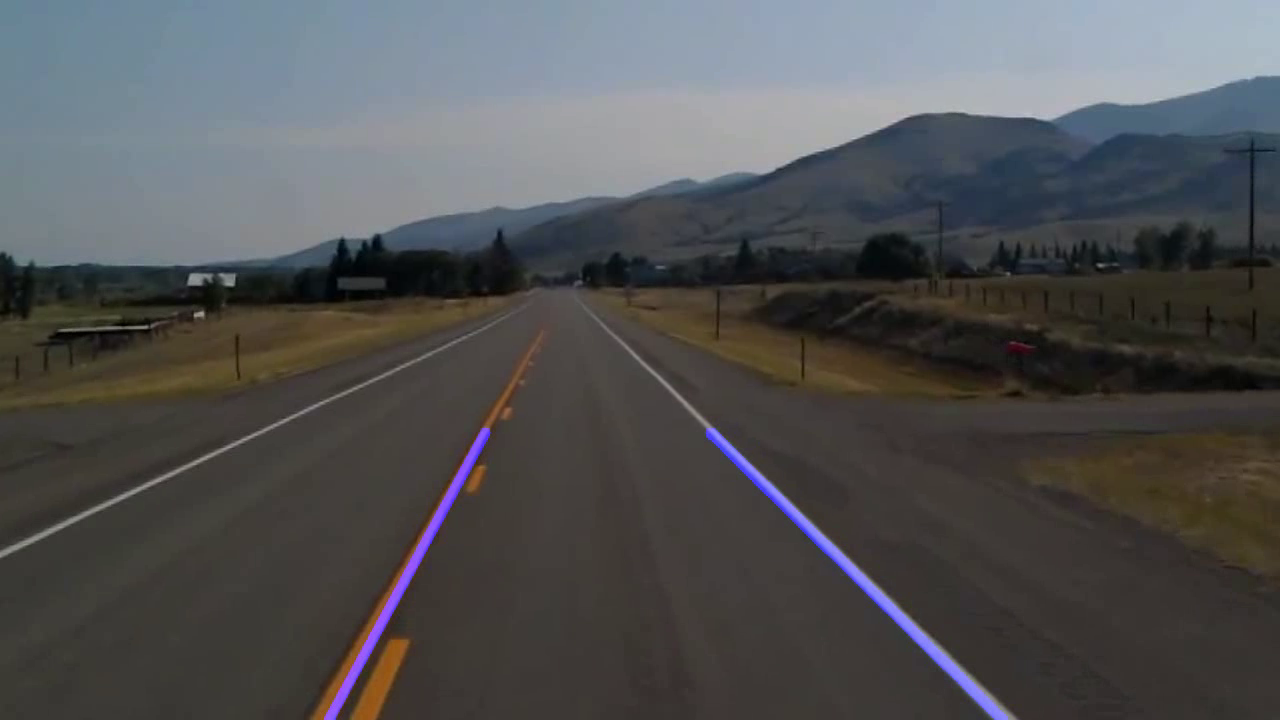
#> input picture frame 28 of output.mp4, 1280 x 720 px, given in place of input.mp4, which was not available
$ python main.py
#> lines starting #> are read from the running program, lines starting #| are printed output that depends on the picture; after the words box and inside, x2 and y2 are one past the last pixel; in counts of white or black regions, pixels touching at a corner belong together; pictures that were not available may be replaced by others from this repository, and a replacement may not be noted
import cv2
import numpy as np

def canny(img):
    gray = cv2.cvtColor(img, cv2.COLOR_RGB2GRAY)
    return cv2.Canny(gray, 50, 150)

def region_of_interest(img):
    height = img.shape[0]
    polygons = np.array([
        [(200, height), (1100, height), (550, 250), ]
    ])
    mask = np.zeros_like(img)
    cv2.fillPoly(mask, polygons, 255)
    masked_img = cv2.bitwise_and(mask, img)
    return masked_img

def display_lines(image, lines):
    line_image = np.zeros_like(image)
    for line in lines:
        x1, y1, x2, y2 = line.reshape(4)
        cv2.line(line_image, (x1, y1), (x2, y2), (255, 0, 0), 10)
    return line_image

def average_slope_intercept(img, lines):
    left_lines =[]
    right_lines = []
    for line in lines:
        x1, y1, x2, y2 = line.reshape(4)
        (slope, intercept) = np.polyfit((x1, x2), (y1, y2), 1)
        if slope>0:
            right_lines.append((slope, intercept))
        else:
            left_lines.append((slope, intercept))
    avg_left_line_params = np.average(left_lines, 0)
    avg_right_line_params = np.average(right_lines, 0)
    left_line_coord = get_coordinates(img, avg_left_line_params)
    right_line_coord = get_coordinates(img, avg_right_line_params)
    return np.array([left_line_coord, right_line_coord])

def get_coordinates(img, line_params):
    y1 = img.shape[0]
    y2 = int(y1*(3/5))
    x1 = int((y1 - line_params[1])/line_params[0])
    x2 = int((y2 - line_params[1]) / line_params[0])
    return (x1, y1), (x2, y2)

cap = cv2.VideoCapture("input.mp4")
frame_width = int(cap.get(3))
frame_height = int(cap.get(4))
size = (frame_width, frame_height)
fourcc = cv2.VideoWriter_fourcc(*'MP4V')
result = cv2.VideoWriter('output.mp4', fourcc, 10.0, size)
while cap.isOpened():
    _, frame = cap.read()
#> frame is the input picture: shape (720, 1280, 3); mean B, G, R 83.3, 81.9, 81.4
    canny_img = canny(frame)
#> in canny, `return cv2.Canny(gray, 50, 150)`:
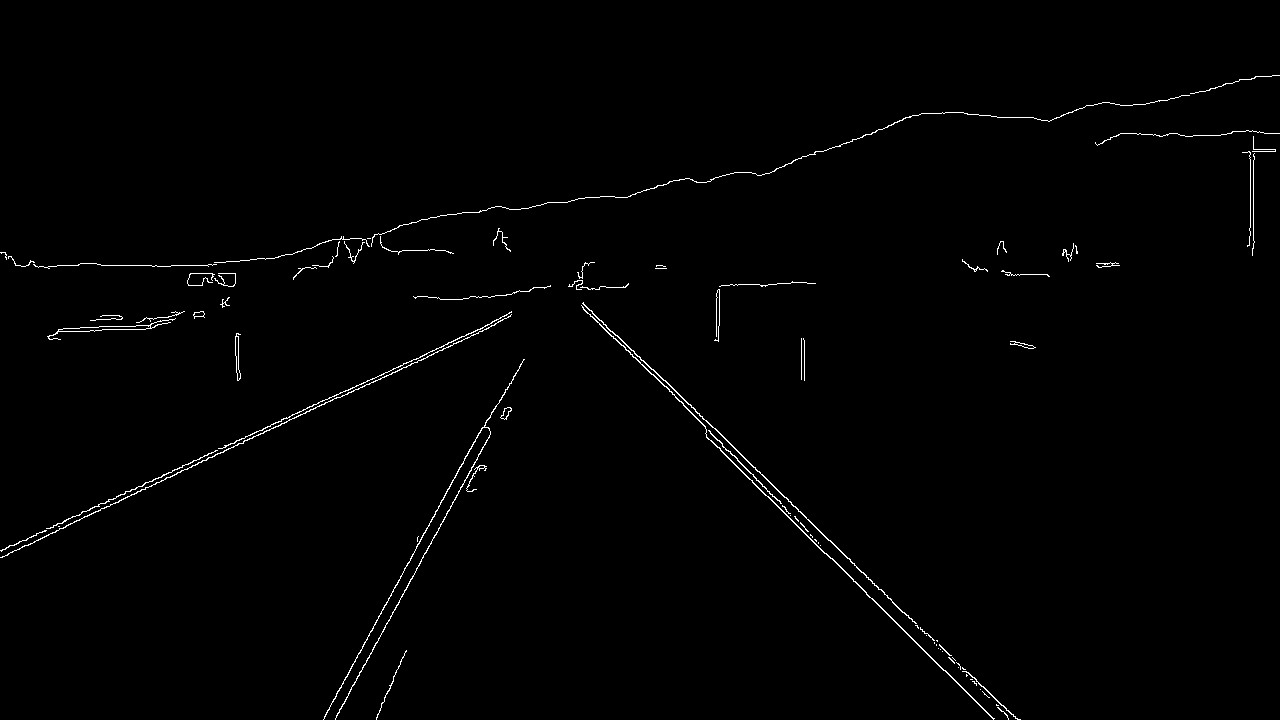
#> returned value: shape (720, 1280); 0.9% white in thin lines or dots, all inside (x1, y1, x2, y2) = (0, 75, 1280, 720)
    masked_img = region_of_interest(canny_img)
#> in region_of_interest, `masked_img = cv2.bitwise_and(mask, img)`:
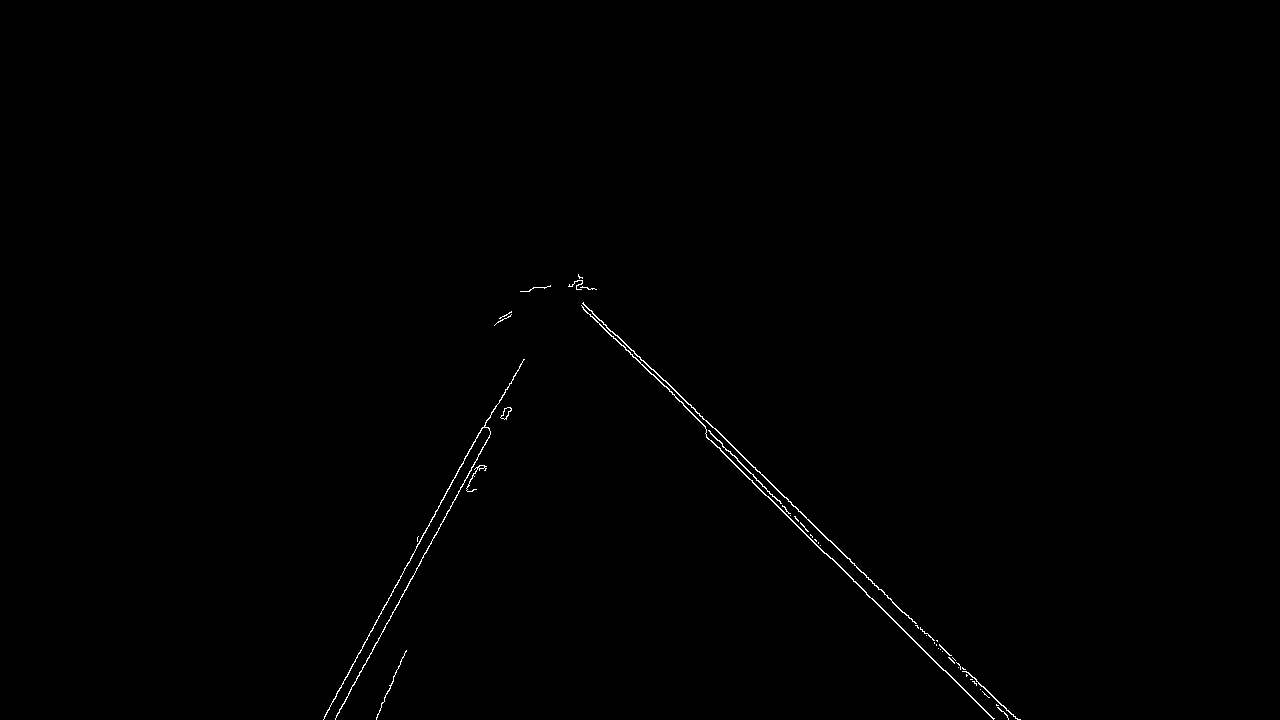
#> masked_img: shape (720, 1280); 0.35% white in thin lines or dots, all inside (x1, y1, x2, y2) = (323, 274, 1021, 720)
    lines = cv2.HoughLinesP(masked_img, 2, np.pi / 180, 100, minLineLength=40, maxLineGap=5)
#> lines = 17 rows, first 6: [729, 443, 925, 633], [826, 553, 943, 670], [323, 719, 375, 624], [348, 693, 457, 495], [623, 345, 785, 507], [780, 509, 830, 558]
    average_lines = average_slope_intercept(frame, lines)
#> the loop in average_slope_intercept, `for line in lines:` made 17 passes
#> (x1, y1, x2, y2, slope, intercept) on passes 1 to 8: (729, 443, 925, 633, 0.969, -263.7), (826, 553, 943, 670, 1, -273), (323, 719, 375, 624, -1.83, 1309.1), (348, 693, 457, 495, -1.82, 1325.1), (623, 345, 785, 507, 1, -278), (780, 509, 830, 558, 0.98, -255.4), (374, 624, 493, 409, -1.81, 1299.7), (934, 643, 976, 684, 0.976, -268.8)
#> after the loop in average_slope_intercept, `for line in lines:`: left_lines = [(-1.83, 1309.1), (-1.82, 1325.1), (-1.81, 1299.7), (-1.67, 1232.3), (-1.77, 1300.9)]; right_lines = [(0.969, -263.7), (1, -273), (1, -278), (0.98, -255.4), (0.976, -268.8), (0.948, -248.5), (1.02, -284.4), (1, -279), (0.971, -262.9), (1.02, -294.7), (0.934, -231.3), (0.97, -263.8)]
#> in average_slope_intercept, `avg_left_line_params = np.average(left_lines, 0)`: avg_left_line_params = [-1.78, 1293.4]
#> in average_slope_intercept, `avg_right_line_params = np.average(right_lines, 0)`: avg_right_line_params = [0.982, -267]
#> in get_coordinates, `x1 = int((y1 - line_params[1])/line_params[0])`: x1 = 322
#> in get_coordinates, `x2 = int((y2 - line_params[1]) / line_params[0])`: x2 = 484
#> in average_slope_intercept, `left_line_coord = get_coordinates(img, avg_left_line_params)`: left_line_coord = ((322, 720), (484, 432))
#> in average_slope_intercept, `right_line_coord = get_coordinates(img, avg_right_line_params)`: right_line_coord = ((1004, 720), (711, 432))
    line_image = display_lines(masked_img, average_lines)
#> the loop in display_lines, `for line in lines:` made 2 passes
#> (x1, y1, x2, y2) on passes 1 to 2: (322, 720, 484, 432), (1004, 720, 711, 432)
#> after the loop in display_lines, `for line in lines:`:
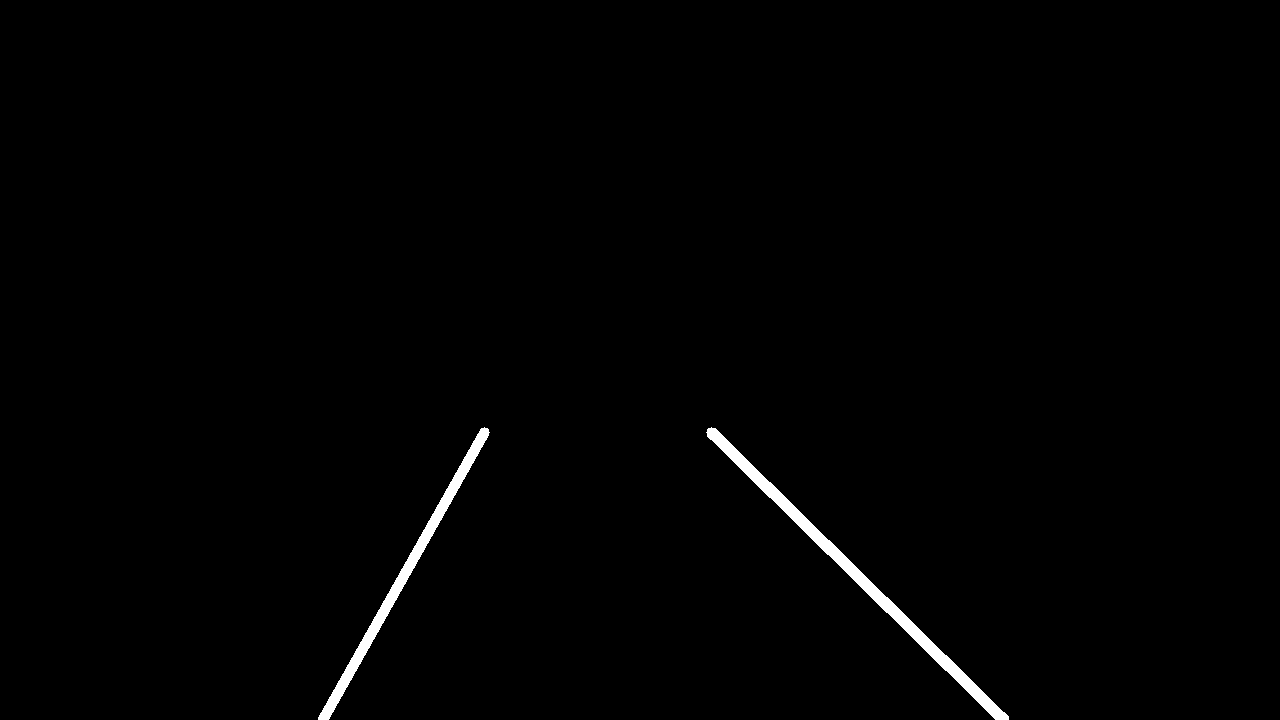
#> line_image: shape (720, 1280); 0.89% white; 2 white regions, box (x1, y1, x2, y2) and area: (706, 427, 1009, 720) 4714, (318, 427, 490, 720) 3472
    resized_image = np.zeros_like(frame)  #
    resized_image[:, :, 0] = line_image
    required_img = cv2.addWeighted(frame, 0.8, resized_image, 1, 1)
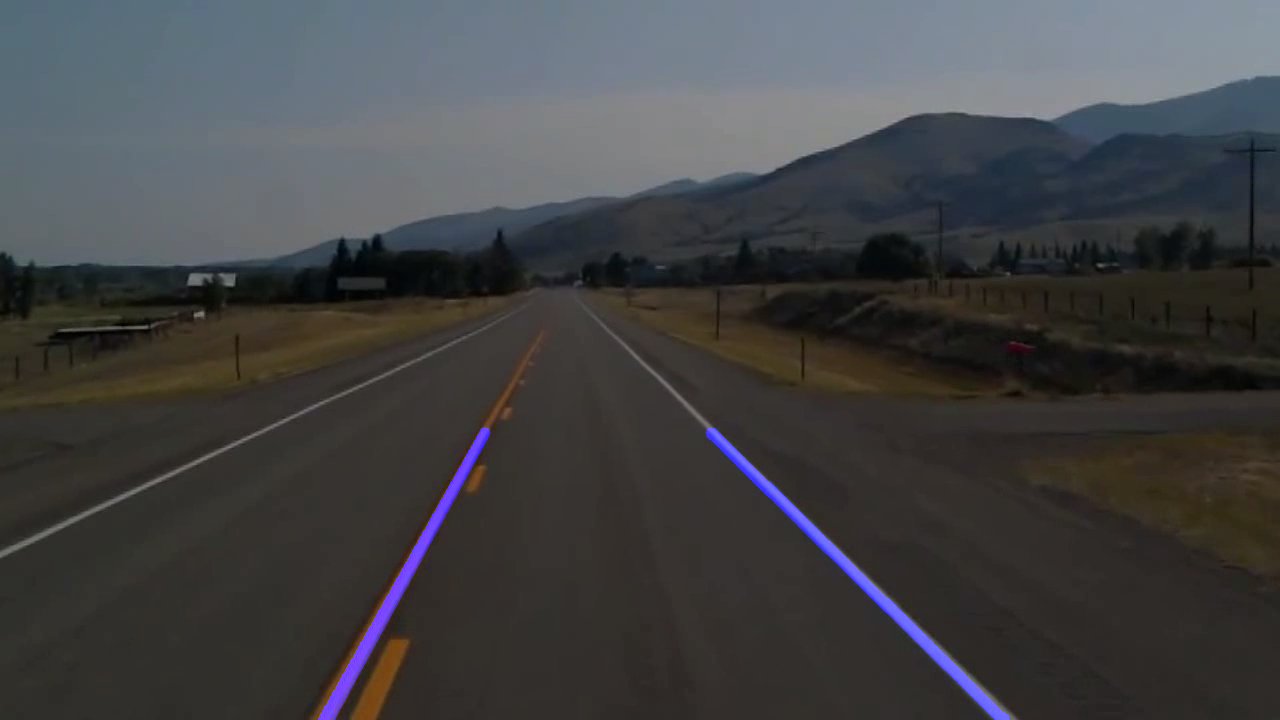
#> required_img: shape (720, 1280, 3); mean B, G, R 68.3, 66.5, 66.1
    cv2.imshow("result", required_img)
    result.write(required_img)
    cv2.waitKey(10)

$ run again, starting later in the video
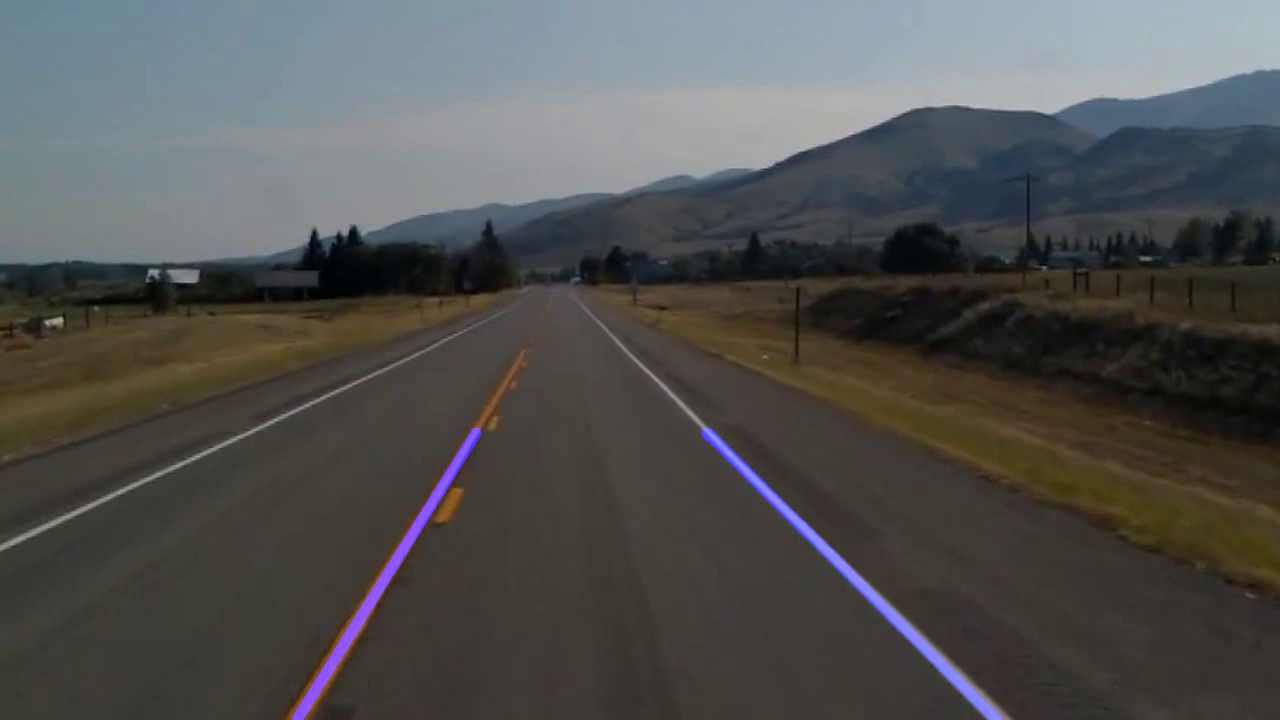
#> input picture frame 128 of output.mp4, 1280 x 720 px, given in place of input.mp4, which was not available
#> frame is the input picture: shape (720, 1280, 3); mean B, G, R 80.2, 81.3, 81.1
#> in canny, `return cv2.Canny(gray, 50, 150)`:
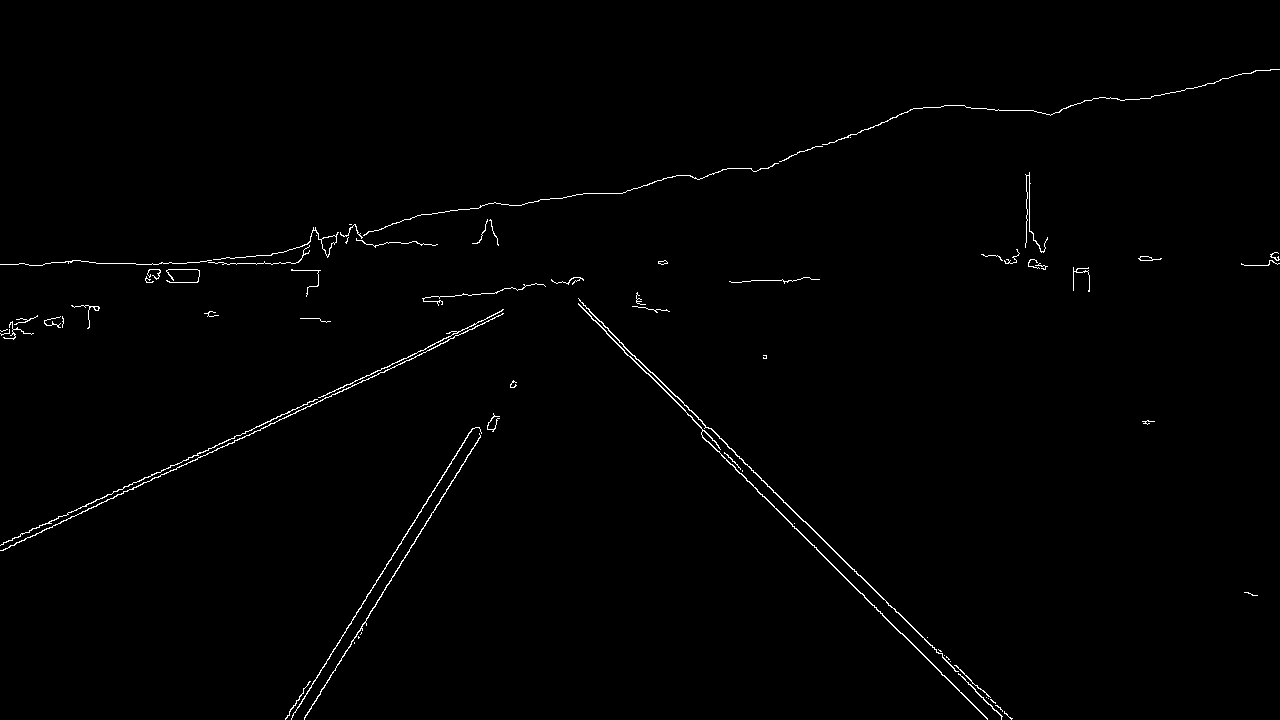
#> returned value: shape (720, 1280); 0.82% white in thin lines or dots
#> mask: shape (720, 1280); 23% white; 1 white region, box (x1, y1, x2, y2) and area: (200, 250, 1100, 720) 211775
#> masked_img: shape (720, 1280); 0.32% white in thin lines or dots, all inside (x1, y1, x2, y2) = (285, 277, 1013, 720)
#> lines = 14 rows, first 6: [603, 325, 709, 428], [304, 718, 480, 436], [732, 464, 987, 719], [710, 428, 803, 521], [606, 333, 685, 410], [701, 434, 900, 633]
#> the loop in average_slope_intercept, `for line in lines:` made 14 passes
#> (x1, y1, x2, y2, slope, intercept) on passes 1 to 8: (603, 325, 709, 428, 0.972, -260.9), (304, 718, 480, 436, -1.6, 1205.1), (732, 464, 987, 719, 1, -268), (710, 428, 803, 521, 1, -282), (606, 333, 685, 410, 0.975, -257.7), (701, 434, 900, 633, 1, -267), (291, 719, 472, 428, -1.61, 1186.9), (894, 608, 975, 689, 1, -286)
#> after the loop in average_slope_intercept, `for line in lines:`: left_lines = [(-1.6, 1205.1), (-1.61, 1186.9), (-1.6, 1181.5)]; right_lines = [(0.972, -260.9), (1, -268), (1, -282), (0.975, -257.7), (1, -267), (1, -286), (0.955, -245.4), (0.975, -266.5), (1, -274), (0.958, -244.3), (1, -283)]
#> avg_left_line_params = [-1.6, 1191.2]
#> avg_right_line_params = [0.985, -266.8]
#> in get_coordinates, `x1 = int((y1 - line_params[1])/line_params[0])`: x1 = 294
#> in get_coordinates, `x2 = int((y2 - line_params[1]) / line_params[0])`: x2 = 473
#> left_line_coord = ((294, 720), (473, 432))
#> right_line_coord = ((1001, 720), (709, 432))
#> the loop in display_lines, `for line in lines:` made 2 passes
#> (x1, y1, x2, y2) on passes 1 to 2: (294, 720, 473, 432), (1001, 720, 709, 432)
#> `required_img = cv2.addWeighted(frame, 0.8, resized_image, 1, 1)`:
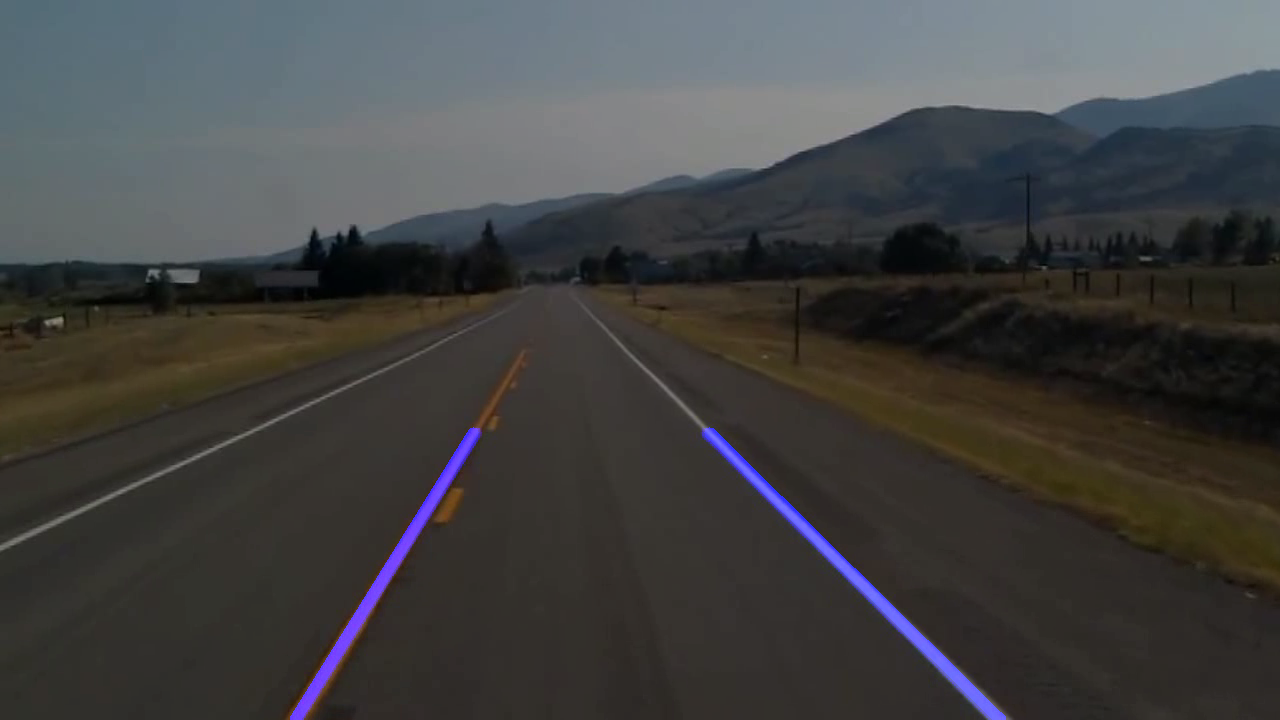
#> required_img: shape (720, 1280, 3); mean B, G, R 65.9, 66, 65.8
